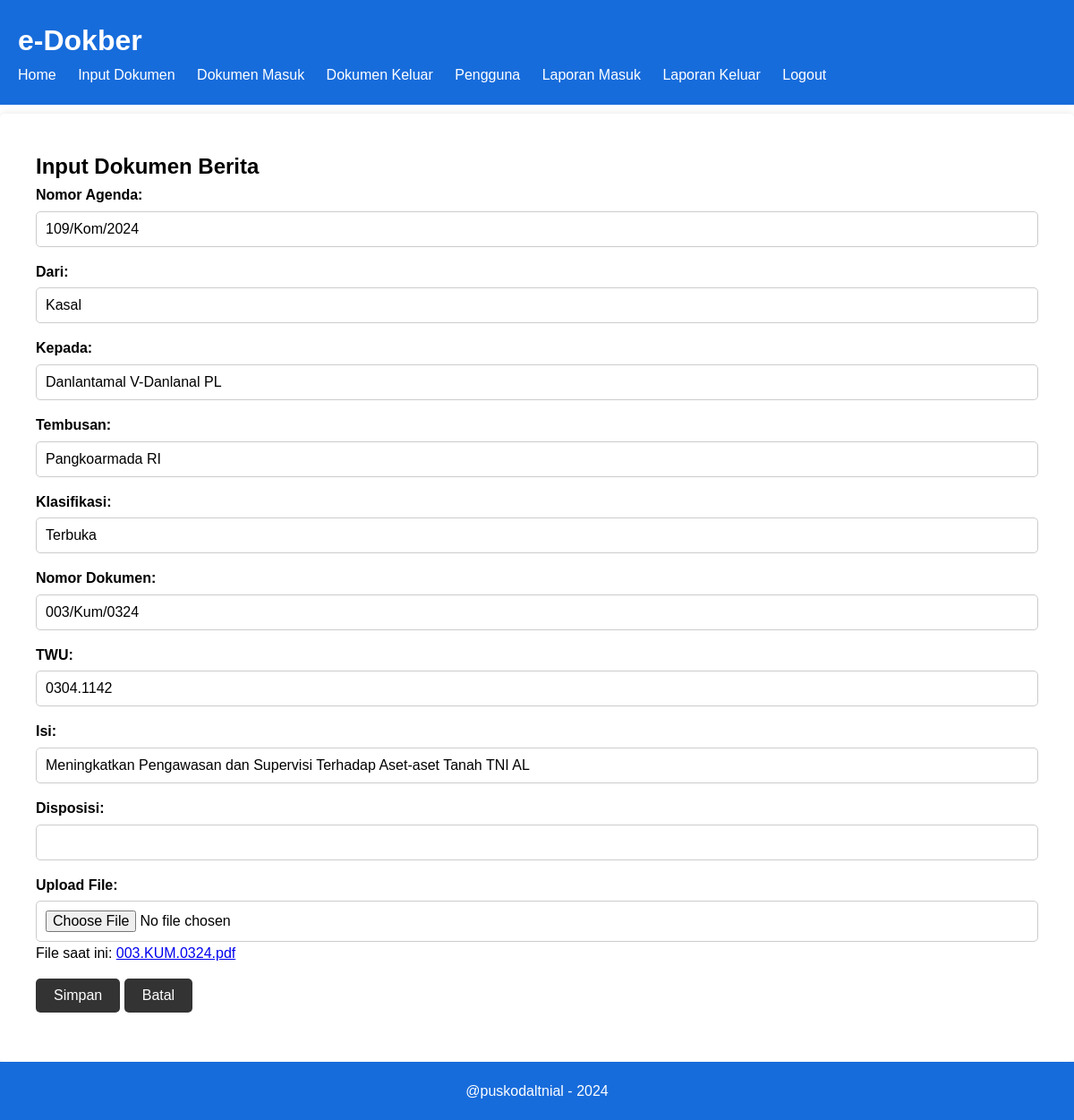
The page /input.php?hal=edit&id=22 on the database its author committed.
### tables this page shows
CREATE TABLE IF NOT EXISTS `tbl_berita` (
  `no_id` int NOT NULL AUTO_INCREMENT,
  `nomor_agenda` varchar(25) NOT NULL,
  `dari` varchar(25) NOT NULL,
  `kepada` varchar(25) NOT NULL,
  `tembusan` varchar(25) NOT NULL,
  `klasifikasi` varchar(25) NOT NULL,
  `nomor_surat` varchar(25) NOT NULL,
  `twu` varchar(25) NOT NULL,
  `isi` varchar(250) NOT NULL,
  `file_upload` text NOT NULL,
  `disposisi` varchar(200) NOT NULL,
  `status` int NOT NULL DEFAULT '0',
  PRIMARY KEY (`no_id`)
);

### input.php (the view, shortened to what this page needs)
<?php
$koneksi = new mysqli("localhost", "root", "", "test_db");
$id = "";
$nomor_agenda = "";
$dari = "";
$kepada = "";
$tembusan = "";
$klasifikasi = "";
$nomor_surat = "";
$twu = "";
$isi = "";
$disposisi = "";
$file_upload = "";
if (isset($_GET['hal']) && $_GET['hal'] == "edit") {
    $id = $_GET['id'];
    $query = "SELECT * FROM tbl_berita WHERE no_id = $id";
    $result = $koneksi->query($query);
    if ($result->num_rows > 0) {
        $data = $result->fetch_assoc();
        $nomor_agenda = $data['nomor_agenda'];
        $dari = $data['dari'];
        $kepada = $data['kepada'];
        $tembusan = $data['tembusan'];
        $klasifikasi = $data['klasifikasi'];
        $nomor_surat = $data['nomor_surat'];
        $twu = $data['twu'];
        $isi = $data['isi'];
        $disposisi = $data['disposisi'];
        $file_upload = $data['file_upload'];
    } else {
        echo "Data tidak ditemukan!";
        exit;
    }
}
?>
<!DOCTYPE html>
<html lang="en">
<head>
  <link rel="stylesheet" href="styles.css">
  <link rel="stylesheet" href="input.css">
</head>
<body>
  <header>
    <div class="container">
      <h1>e-Dokber</h1>
      <nav>
        <ul>
          <li><a href="home.php">Home</a></li>
          <li><a href="input.php">Input Dokumen</a></li>
          <li><a href="data.php">Dokumen Masuk</a></li>
          <li><a href="data_keluar.php">Dokumen Keluar</a></li>
          <li class="nav-item"><a class="nav-link" href="register.php">Pengguna</a></li>
          <li class="nav-item"><a class="nav-link" href="report.php">Laporan Masuk</a></li>
          <li class="nav-item"><a class="nav-link" href="report_keluar.php">Laporan Keluar</a></li>
          <li><a href="logout.php">Logout</a></li>
        </ul>
      </nav>
    </div>
  </header>
  <main>
  <section id="input-dokumen">
      <div class="container">
        <h2>Input Dokumen Berita</h2>
        <?php if ($id): ?>
          <form action="upload.php?id=<?= $id ?>" method="post" enctype="multipart/form-data">
        <?php else: ?>
          <form action="upload.php" method="post" enctype="multipart/form-data">
        <?php endif; ?>
          <div>
            <label for="nomor_agenda">Nomor Agenda:</label>
            <input type="text" id="nomor_agenda" name="nomor_agenda" value="<?= $nomor_agenda ?>" required>
          </div>
          <div>
            <label for="dari">Dari:</label>
            <input type="text" id="dari" name="dari" value="<?= $dari ?>" required>
          </div>
          <div>
            <label for="kepada">Kepada:</label>
            <input type="text" id="kepada" name="kepada" value="<?= $kepada ?>" required>
          </div>
          <div>
            <label for="tembusan">Tembusan:</label>
            <input type="text" id="tembusan" name="tembusan" value="<?= $tembusan ?>" required>
          </div>
          <div>
            <label for="klasifikasi">Klasifikasi:</label>
            <input type="text" id="klasifikasi" name="klasifikasi" value="<?= $klasifikasi ?>" required>
          </div>
          <div>
            <label for="nomor_surat">Nomor Dokumen:</label>
            <input type="text" id="nomor_surat" name="nomor_surat" value="<?= $nomor_surat ?>" required>
          </div>
          <div>
            <label for="twu">TWU:</label>
            <input type="text" id="twu" name="twu" value="<?= $twu ?>" required>
          </div>
          <div>
            <label for="isi">Isi:</label>
            <input type="text" id="isi" name="isi" value="<?= $isi ?>" required>
          </div>
          <div>
            <label for="disposisi">Disposisi:</label>
            <input type="text" id="disposisi" name="disposisi" value="<?= $disposisi ?>" required>
          </div>
          <?php if (!$id) { ?>
          <div>
            <label for="file_upload">Upload File:</label>
            <input type="file" id="file_upload" name="file_upload" required>
          </div>
          <?php } else { ?>
          <div>
            <label for="file_upload">Upload File:</label>
            <input type="file" id="file_upload" name="file_upload">
            <p>File saat ini: <a href="uploads/<?= $file_upload ?>" target="_blank"><?= $file_upload ?></a></p>
          </div>
          <?php } ?>
          <div>
          <button type="submit" name="bsimpan">Simpan</button>
          <button type="button" name="bbatal" onclick="window.location.href='input.php'">Batal</button>
          </div>
        </form>
      </div>
    </section>
  </main>
  <footer>
    <div class="container">
      <p>@puskodaltnial - <?= date('Y') ?> </p>
    </div>
  </footer>
</body>
</html>

### styles.css (style rules this page uses)
* { margin: 0; padding: 0; box-sizing: border-box; }
body { font-family: Arial, sans-serif; line-height: 1.6; }
.container { max-width: 1200px; margin: 0 auto; padding: 0 20px; }
header { background: #176cdb; color: #fff; padding: 20px 0; }
header h1 { margin: 0; }
nav ul { list-style: none; }
nav ul li { display: inline; margin-right: 20px; }
nav ul li a { color: #fff; text-decoration: none; }
main { padding: 20px 0; }
section { padding: 20px 0; }
footer { background: #176cdb; color: #fff; padding: 20px 0; text-align: center; }

### input.css (style rules this page uses)
main { padding: 20px; background: #fff; margin-top: 10px; border-radius: 5px; box-shadow: 0 0 10px rgba(0, 0, 0, 0.1); }
form { display: flex; flex-direction: column; }
form div { margin-bottom: 15px; }
form label { font-weight: bold; margin-bottom: 5px; display: block; }
form input[type="text"], form input[type="file"], form textarea { width: 100%; padding: 10px; border: 1px solid #ccc; border-radius: 5px; font-size: 16px; }
form button { padding: 10px 20px; border: none; background: #333; color: #fff; font-size: 16px; border-radius: 5px; cursor: pointer; align-self: flex-start; }

### rows shown on the page
tbl_berita: nomor_agenda "109/Kom/2024", dari "Kasal", kepada "Danlantamal V-Danlanal PL", tembusan "Pangkoarmada RI", klasifikasi "Terbuka", nomor_surat "003/Kum/0324", twu "0304.1142", isi "Meningkatkan Pengawasan dan Supervisi Terhadap Aset-aset Tanah TNI AL", file_upload "003.KUM.0324.pdf"
